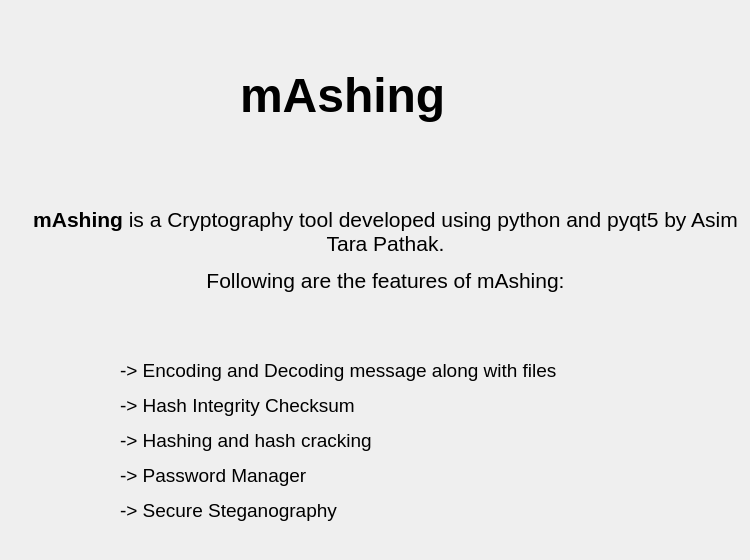
    <widget class="QWidget" name="tab">
     <attribute name="title">
      <string>Home</string>
     </attribute>
     <widget class="QLabel" name="label">
      <property name="geometry">
       <rect>
        <x>240</x>
        <y>50</y>
        <width>271</width>
        <height>91</height>
       </rect>
      </property>
      <property name="font">
       <font>
        <pointsize>36</pointsize>
        <weight>75</weight>
        <italic>false</italic>
        <bold>true</bold>
        <underline>false</underline>
       </font>
      </property>
      <property name="text">
       <string>mAshing</string>
      </property>
     </widget>
     <widget class="QLabel" name="label_2">
      <property name="geometry">
       <rect>
        <x>30</x>
        <y>140</y>
        <width>711</width>
        <height>221</height>
       </rect>
      </property>
      <property name="text">
       <string>&lt;html&gt;&lt;head/&gt;&lt;body&gt;&lt;p align=&quot;center&quot;&gt;&lt;span style=&quot; font-size:16pt; font-weight:600;&quot;&gt;mAshing&lt;/span&gt;&lt;span style=&quot; font-size:16pt;&quot;&gt; is a Cryptography tool developed using python and pyqt5 by Asim Tara Pathak.&lt;/span&gt;&lt;/p&gt;&lt;p align=&quot;center&quot;&gt;&lt;span style=&quot; font-size:16pt;&quot;&gt;Following are the features of mAshing:&lt;/span&gt;&lt;/p&gt;&lt;/body&gt;&lt;/html&gt;</string>
      </property>
      <property name="wordWrap">
       <bool>true</bool>
      </property>
     </widget>
     <widget class="QLabel" name="label_3">
      <property name="geometry">
       <rect>
        <x>120</x>
        <y>330</y>
        <width>551</width>
        <height>221</height>
       </rect>
      </property>
      <property name="text">
       <string>&lt;html&gt;&lt;head/&gt;&lt;body&gt;&lt;p&gt;&lt;span style=&quot; font-size:14pt;&quot;&gt;-&amp;gt; Encoding and Decoding message along with files&lt;/span&gt;&lt;/p&gt;&lt;p&gt;&lt;span style=&quot; font-size:14pt;&quot;&gt;-&amp;gt; Hash Integrity Checksum&lt;/span&gt;&lt;/p&gt;&lt;p&gt;&lt;span style=&quot; font-size:14pt;&quot;&gt;-&amp;gt; Hashing and hash cracking&lt;/span&gt;&lt;/p&gt;&lt;p&gt;&lt;span style=&quot; font-size:14pt;&quot;&gt;-&amp;gt; Password Manager&lt;/span&gt;&lt;/p&gt;&lt;p&gt;&lt;span style=&quot; font-size:14pt;&quot;&gt;-&amp;gt; Secure Steganography&lt;/span&gt;&lt;/p&gt;&lt;/body&gt;&lt;/html&gt;</string>
      </property>
     </widget>
    </widget>
